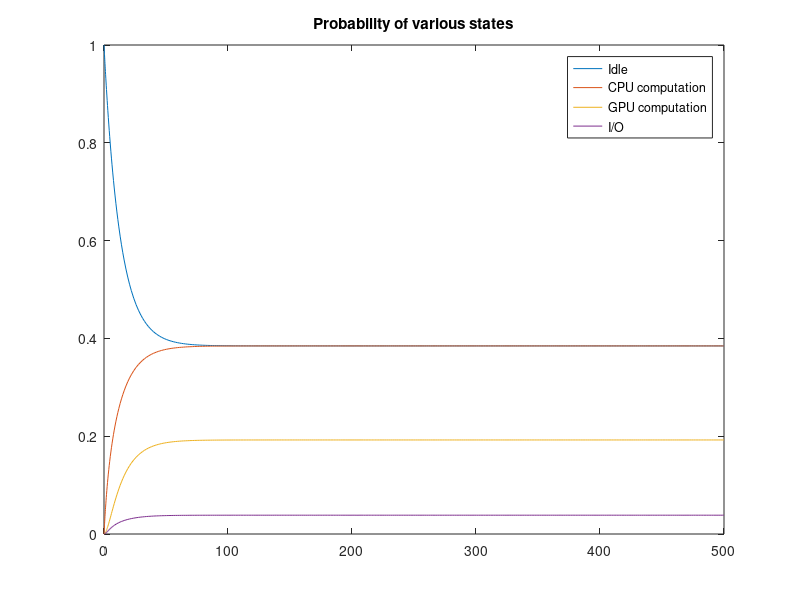
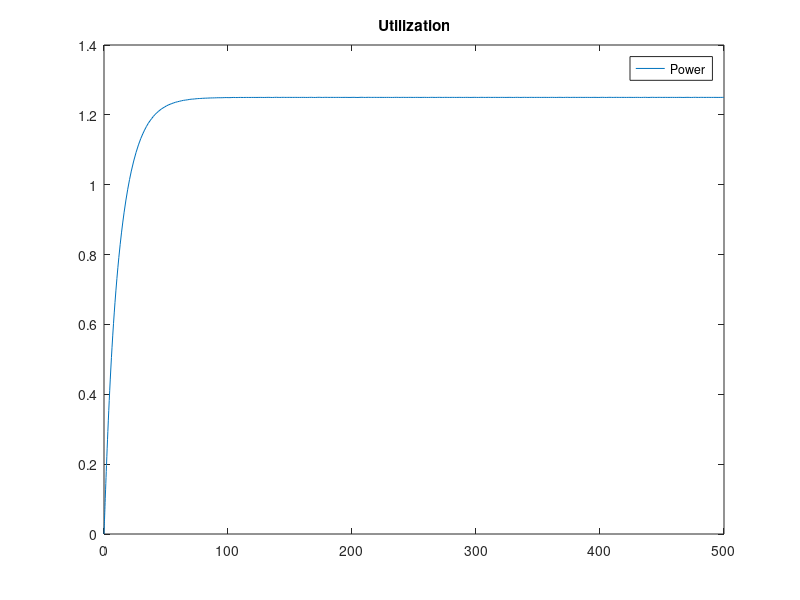
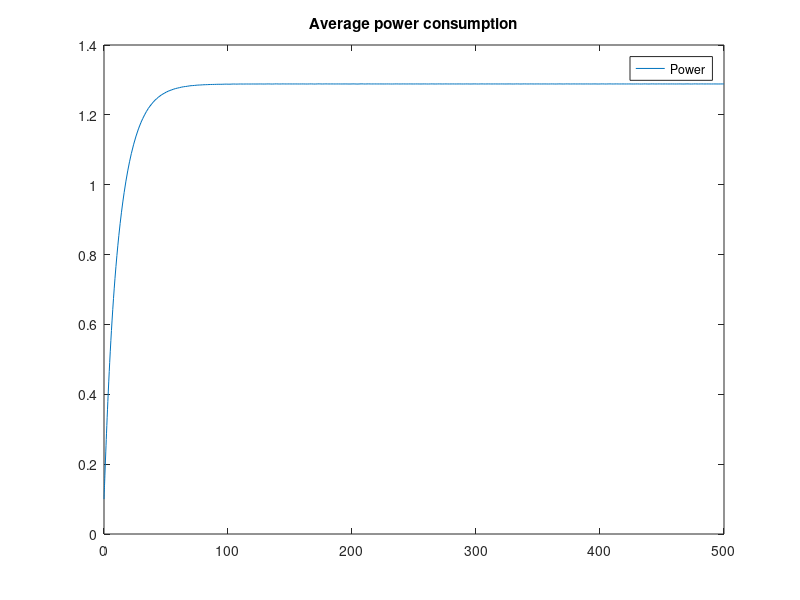

Write the MATLAB code that produced these figures, in order. (Note: this script raises an error after producing the figures.)
%% Exercise
clc, clear

energyIdle = 0.1;
energyCPU = 2;
energyIO = 0.5;
energyGPU = 10;

energyAlpha = [energyIdle, energyCPU, energyIO, energyGPU];

newJob = 1/20;
returnIdle = 1/50;
goingIO = 1/10;
returnCPUFromIO = 1/5;
goingGPU = 1/20;
returnCPUFromGPU = 1/2;

Q = [-newJob, newJob, 0, 0;
    newJob, -newJob - goingIO - goingGPU, goingIO, goingGPU;
    0, returnCPUFromIO, -returnCPUFromIO, 0;
    0, returnCPUFromGPU, 0, -returnCPUFromGPU];

pi0 = [1, 0, 0, 0];
%[0.1, 2, 0.5, 10];

Tmax = 500;

[t, pit] = ode45(@(t,x) Q' * x, [0 Tmax], pi0');

figure
plot(t, pit, "-");
legend("Idle", "CPU computation", "GPU computation", "I/O");
title("Probability of various states");



alphaUtilization = [0, 2, 0.5, 10];
powerUtilization = pit * alphaUtilization';

figure
plot(t, powerUtilization, "-");
legend("Power");
title("Utilization");

endValuesUtilization = [pit(end,:) * alphaUtilization', max(pit * alphaUtilization')];



alphaPowerConsumption = [0.1, 2, 0.5, 10];
averagePowerConsumption = pit * alphaPowerConsumption';

figure
plot(t, averagePowerConsumption, "-");
legend("Power");
title("Average power consumption");





%% Check

QCheck = [ones(4,1), Q(:, 2:4)];

u = [1, 0, 0, 0];

pis = u * inv(QCheck);

pCheck = sum(pis);

if (round(pCheck,3) ~= round(1,3))
    error("Probability not corrispondent!")
end